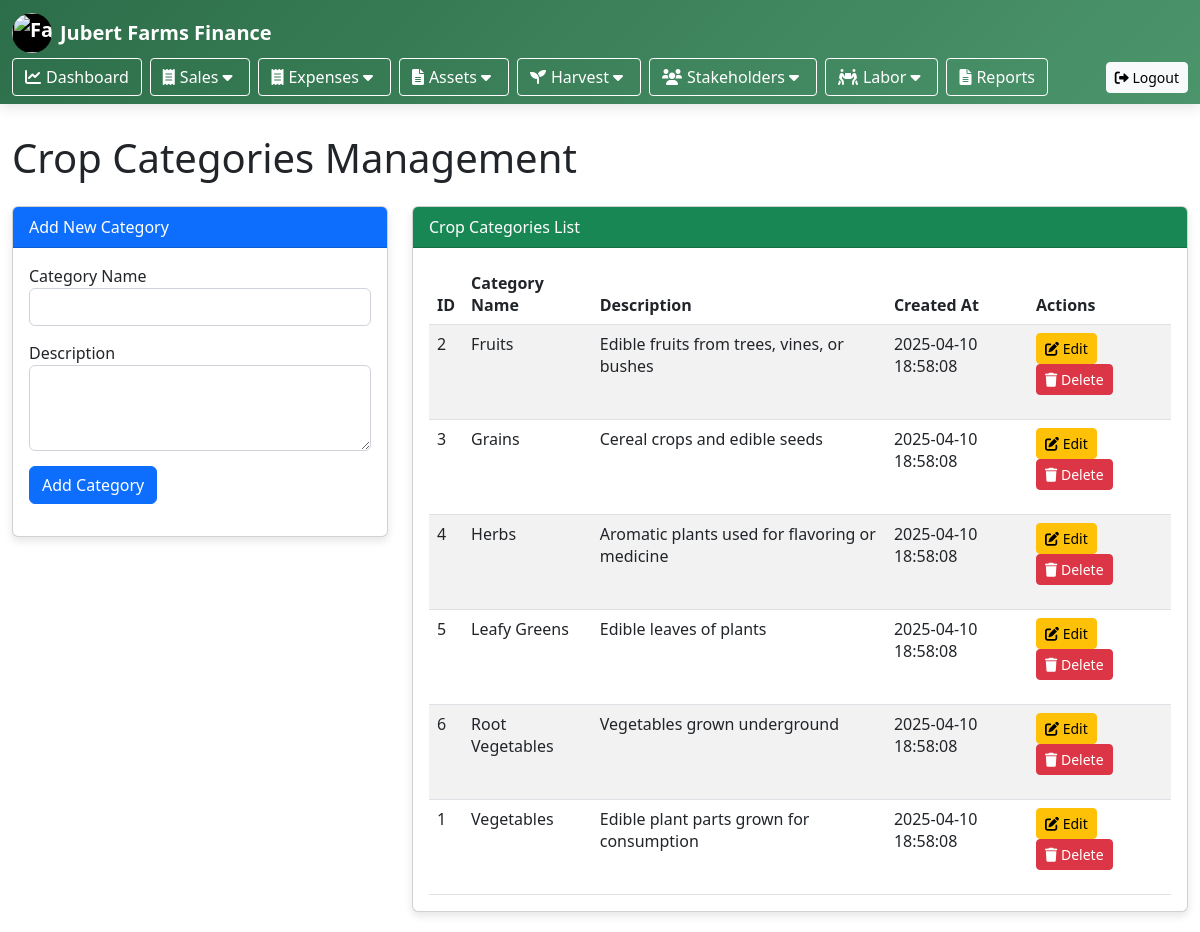
/crop_category.php, run on the app's committed database.
### tables this page shows
CREATE TABLE IF NOT EXISTS crop_categories (
    category_id INT AUTO_INCREMENT PRIMARY KEY,
    category_name VARCHAR(50) NOT NULL UNIQUE,
    description TEXT,
    created_at TIMESTAMP DEFAULT CURRENT_TIMESTAMP
);

### crop_category.php (the view, shortened to what this page needs)
<?php
include 'config/db.php';
require_once 'views/header.php';
$edit_category = null;
$sql = "SELECT * FROM crop_categories ORDER BY category_name";
$result = $conn->query($sql);
?>
<!DOCTYPE html>
<html lang="en">
<head>
    <link rel="stylesheet" href="https://cdn.jsdelivr.net/npm/bootstrap@5.2.3/dist/css/bootstrap.min.css">
    <link rel="stylesheet" href="https://cdnjs.cloudflare.com/ajax/libs/font-awesome/6.0.0/css/all.min.css">
</head>
<body>
    <div class="container">
        <h1 class="mb-4">Crop Categories Management</h1>
        <div class="row">
            <div class="col-md-4">
                <div class="card">
                    <div class="card-header bg-primary text-white">
                        <?php echo $edit_category ? 'Edit Category' : 'Add New Category'; ?>
                    </div>
                    <div class="card-body">
                        <form method="POST">
                            <div class="form-group">
                                <label for="category_name">Category Name</label>
                                <input type="text" class="form-control" id="category_name" name="category_name"
                                       value="<?php echo $edit_category ? $edit_category['category_name'] : ''; ?>" required>
                            </div>
                            <div class="form-group">
                                <label for="description">Description</label>
                                <textarea class="form-control" id="description" name="description" rows="3"><?php echo $edit_category ? $edit_category['description'] : ''; ?></textarea>
                            </div>
                            <?php if ($edit_category): ?>
                                <button type="submit" name="update_category" class="btn btn-success">Update Category</button>
                                <a href="crop_categories.php" class="btn btn-secondary">Cancel</a>
                            <?php else: ?>
                                <button type="submit" name="add_category" class="btn btn-primary">Add Category</button>
                            <?php endif; ?>
                        </form>
                    </div>
                </div>
            </div>
            <div class="col-md-8">
                <div class="card">
                    <div class="card-header bg-success text-white">
                        Crop Categories List
                    </div>
                    <div class="card-body">
                        <?php if ($result->num_rows > 0): ?>
                            <div class="table-responsive">
                                <table class="table table-striped table-hover">
                                    <thead>
                                        <tr>
                                            <th>ID</th>
                                            <th>Category Name</th>
                                            <th>Description</th>
                                            <th>Created At</th>
                                            <th>Actions</th>
                                        </tr>
                                    </thead>
                                    <tbody>
                                        <?php while ($row = $result->fetch_assoc()): ?>
                                            <tr>
                                                <td><?php echo $row['category_id']; ?></td>
                                                <td><?php echo htmlspecialchars($row['category_name']); ?></td>
                                                <td><?php echo htmlspecialchars($row['description']); ?></td>
                                                <td><?php echo $row['created_at']; ?></td>
                                                <td>
                                                    <a href="?edit_id=<?php echo $row['category_id']; ?>" class="btn btn-sm btn-warning btn-action">
                                                        <i class="fas fa-edit"></i> Edit
                                                    </a>
                                                    <form method="POST" style="display: inline-block;" onsubmit="return confirm('Are you sure you want to delete this category?');">
                                                        <button type="submit" name="delete_category" class="btn btn-sm btn-danger btn-action">
                                                            <i class="fas fa-trash"></i> Delete
                                                        </button>
                                                    </form>
                                                </td>
                                            </tr>
                                        <?php endwhile; ?>
                                    </tbody>
                                </table>
                            </div>
                        <?php else: ?>
                            <p class="text-center">No crop categories found. Add your first category using the form.</p>
                        <?php endif; ?>
                    </div>
                </div>
            </div>
        </div>
    </div>
</body>
</html>

### views/header.php (shortened to what this page needs)
<link href="https://cdn.jsdelivr.net/npm/bootstrap@5.3.0/dist/css/bootstrap.min.css" rel="stylesheet">
<link rel="stylesheet" href="https://cdnjs.cloudflare.com/ajax/libs/font-awesome/6.0.0/css/all.min.css">
<link rel="stylesheet" href="assets/css/bootstrap.min.css">
<nav class="navbar navbar-dark">
    <div class="container-fluid">
        <span class="navbar-brand d-flex align-items-center">
            <div class="logo-container-nav me-2">
                <img src="assets/logo2.JPG" alt="Farm Logo" class="logo-nav">
            </div>
            Jubert Farms Finance
        </span>
        <div class="menu-container d-flex flex-wrap">
            <a href="admin/dashboard.php" class="nav-btn"><i class="fas fa-chart-line"></i> Dashboard</a>
            <div class="custom-dropdown d-inline-block">
                <button class="nav-btn" onclick="toggleDropdown('salesDropdown')">
                    <i class="fas fa-receipt"></i> Sales <i class="fas fa-caret-down ms-1"></i>
                </button>
            </div>
            <div class="custom-dropdown d-inline-block">
                <button class="nav-btn" onclick="toggleDropdown('expensesDropdown')">
                    <i class="fas fa-receipt"></i> Expenses <i class="fas fa-caret-down ms-1"></i>
                </button>
            </div>
            <div class="custom-dropdown d-inline-block">
                <button class="nav-btn" onclick="toggleDropdown('assetsDropdown')">
                    <i class="fas fa-file-alt"></i> Assets <i class="fas fa-caret-down ms-1"></i>
                </button>
            </div>
            <div class="custom-dropdown d-inline-block">
                <button class="nav-btn" onclick="toggleDropdown('harvestDropdown')">
                    <i class="fas fa-seedling"></i> Harvest <i class="fas fa-caret-down ms-1"></i>
                </button>
            </div>
            <div class="custom-dropdown d-inline-block">
                <button class="nav-btn" onclick="toggleDropdown('stakeholdersDropdown')">
                    <i class="fas fa-users"></i> Stakeholders <i class="fas fa-caret-down ms-1"></i>
                </button>
            </div>
            <div class="custom-dropdown d-inline-block">
                <button class="nav-btn" onclick="toggleDropdown('laborDropdown')">
                    <i class="fas fa-people-carry"></i> Labor <i class="fas fa-caret-down ms-1"></i>
                </button>
            </div>
            <a href="report.php" class="nav-btn"><i class="fas fa-file-alt"></i> Reports</a>
        </div>
        <div>
            <a href="logout.php" class="btn btn-light btn-sm"><i class="fas fa-sign-out-alt"></i> Logout</a>
        </div>
    </div>
</nav>

### views/header.php (style rules this page uses)
:root { --primary-color: #2c6e49; --secondary-color: #4c956c; --accent-color: #fefee3; --light-color: #f0f3f5; --dark-color: #1a3a1a; }
.navbar { background: linear-gradient(135deg, var(--primary-color), var(--secondary-color)) !important; box-shadow: 0 4px 12px rgba(0,0,0,0.1); padding: 0.8rem 1.5rem; }
.navbar-brand { font-weight: 700; font-size: 1.4rem; display: flex; align-items: center; }
.logo-container-nav { width: 40px; height: 40px; border-radius: 50%; background-color: black; display: flex; justify-content: center; align-items: center; overflow: hidden; }
.logo-nav { width: 100%; height: auto; }
.custom-dropdown { position: relative; display: inline-block; }
.nav-btn { color: white; background-color: transparent; border: 1px solid white; padding: 0.375rem 0.75rem; border-radius: 0.25rem; text-decoration: none; display: inline-flex; align-items: center; margin-right: 0.5rem; transition: all 0.3s; cursor: pointer; }
.nav-btn i { margin-right: 5px; }

### crop_category.php (style rules this page uses)
.container { max-width: 1200px; margin-top: 30px; }
.card { margin-bottom: 20px; box-shadow: 0 4px 8px rgba(0,0,0,0.1); }
.table { margin-bottom: 0; }
.form-group { margin-bottom: 15px; }
.btn-action { margin-right: 5px; }

### data on the page
crop_categories: category_id "2", category_name "Fruits", description "Edible fruits from trees, vines, or bushes", created_at "2025-04-10 18:58:08"
crop_categories: category_id "3", category_name "Grains", description "Cereal crops and edible seeds", created_at "2025-04-10 18:58:08"
crop_categories: category_id "4", category_name "Herbs", description "Aromatic plants used for flavoring or medicine", created_at "2025-04-10 18:58:08"
crop_categories: category_id "5", category_name "Leafy Greens", description "Edible leaves of plants", created_at "2025-04-10 18:58:08"
crop_categories: category_id "6", category_name "Root Vegetables", description "Vegetables grown underground", created_at "2025-04-10 18:58:08"
crop_categories: category_id "1", category_name "Vegetables", description "Edible plant parts grown for consumption", created_at "2025-04-10 18:58:08"
